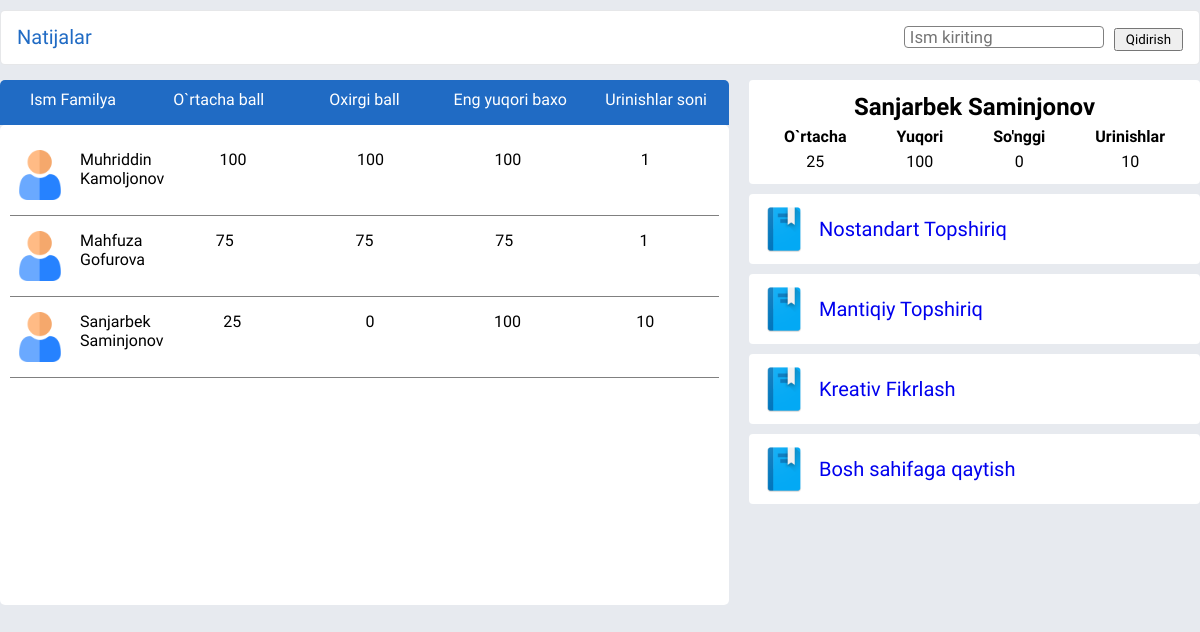
The page /results/3/ (signed in) on the database its author committed.
### dashboard/models.py (models this page shows, shortened)
class AllResult(models.Model):
    APP_CHOICES = (
        (1, 'NOSTANDART TOPSHIRIQ'),
        (2, 'MANTIQIY SAVOLLAR'),
        (3, 'KREATIV FIKRLASH'),
    )
    pupil = models.ForeignKey(User, on_delete=CASCADE, verbose_name="O'quvchi")
    type_task = models.IntegerField(
        choices=APP_CHOICES, default=0, verbose_name="Topshiriq turi")
    last_score = models.IntegerField(
        default=0, blank=True, null=True, verbose_name="Oxirgi natija")
    max_score = models.IntegerField(
        default=0, blank=True, null=True, verbose_name="Eng yuqori natija")
    avarage_score = models.IntegerField(
        default=0, blank=True, null=True, verbose_name="O'rtacha natija")
    attempt = models.IntegerField(
        default=0, blank=True, null=True, verbose_name="Urinishlar soni")
    class Meta:
        verbose_name = "Natija"
        verbose_name_plural = "Natijalar"

### results/views.py (the view)
# urls.py: path('<int:type_task>/', views.results_table, name='table'),
def results_table(request, type_task):
    title = {
        1: "Nostandart topshiriq",
        2: "Mantiqiy savollar",
        3: "Kreativ fikrlash",
    }
    taskResults = AllResult.objects.filter(
        type_task=type_task).order_by('-avarage_score')
    my_result, created = AllResult.objects.get_or_create(
        pupil=request.user, type_task=type_task)
    text = request.GET.get('searching_text')
    if text != None:
        taskResults = taskResults.filter(pupil__first_name__contains=text)
    context = {
        'task_results': taskResults,
        'my_result': my_result,
        'title': title[type_task]
    }
    return render(request, 'results/index.html', context)

### templates/results/index.html (shortened to what this page needs)
{% load static %}
<!DOCTYPE html>
<html lang="en">
<head>
    <link rel="stylesheet" href="{% static 'results/css/results_table/style.css' %}" />
</head>
<body>
    <div class="container">
        <div class="section">
            <div class="section__top">
                <div class="section__top-left">
                    <p class="box1">Natijalar</p>
                </div>
                <form class="section__top-right" method="get">
                    <input class="section__top-right--input" type="text" name="searching_text"
                        placeholder="Ism kiriting" />
                    <p class="box1">
                        <button type="submit" style="padding: 2px 10px;">Qidirish</button>
                    </p>
                </form>
            </div>
            <div class="section__content">
                <div>
                    <div class="card__top">
                        <div>Ism Familya</div>
                        <div>O`rtacha ball</div>
                        <div>Oxirgi ball</div>
                        <div class="max">Eng yuqori baxo</div>
                        <div>Urinishlar soni</div>
                    </div>
                    <div class="section__content-left">
                        {% for result in task_results %}
                        <div class="card">
                            <div class="user">
                                <img class="card__img" src="{% static 'results/images/results_images/user.png' %}"
                                    alt="" />
                                <div class="user__name">
                                    <p>{{result.pupil.first_name}}</p>
                                    <p>{{result.pupil.last_name}}</p>
                                </div>
                            </div>
                            <div>{{result.avarage_score}}</div>
                            <div>{{result.last_score}}</div>
                            <div class="max">{{result.max_score}}</div>
                            <div>{{result.attempt}}</div>
                        </div>
                        {% endfor %}
                    </div>
                </div>
                <div class="section__content-right">
                    <div class="right__card">
                        <div class="right_card-info">
                            <div class="boxs">
                                <table>
                                    <thead>
                                        <tr>
                                            <th colspan="4">
                                                <h2>{{user.first_name}} {{user.last_name}}</h2>
                                            </th>
                                        </tr>
                                        <tr>
                                            <th scope="col">O`rtacha</th>
                                            <th scope="col">Yuqori</th>
                                            <th scope="col">So'nggi</th>
                                            <th scope="col">Urinishlar</th>
                                        </tr>
                                    </thead>
                                    <tbody>
                                        <tr>
                                            <td>{{my_result.avarage_score}}</td>
                                            <td>{{my_result.max_score}}</td>
                                            <td>{{my_result.last_score}}</td>
                                            <td class="box">{{my_result.attempt}}</td>
                                        </tr>
                                    </tbody>
                                </table>
                            </div>
                        </div>
                    </div>
                    <a href="{% url 'table' 1 %}">
                        <div class="right__card">
                            <div>
                                <img class="image-end-1" src="{% static 'results/images/results_images/book.png' %}"
                                    alt="">
                            </div>
                            <div>
                                <div class="info">Nostandart Topshiriq</div>
                            </div>
                        </div>
                    </a>
                    <a href="{% url 'table' 2 %}">
                        <div class="right__card">
                            <div>
                                <img class="image-end-1" src="{% static 'results/images/results_images/book.png' %}"
                                    alt="">
                            </div>
                            <div>
                                <div class="info">Mantiqiy Topshiriq</div>
                            </div>
                        </div>
                    </a>
                    <a href="{% url 'table' 3 %}">
                        <div class="right__card">
                            <div>
                                <img class="image-end-1" src="{% static 'results/images/results_images/book.png' %}"
                                    alt="">
                            </div>
                            <div>
                                <div class="info">Kreativ Fikrlash</div>
                            </div>
                        </div>
                    </a>
                    <a href="{% url 'dashboard' %}">
                        <div class="right__card">
                            <div>
                                <img class="image-end-1" src="{% static 'results/images/results_images/book.png' %}"
                                    alt="">
                            </div>
                            <div>
                                <div class="info">Bosh sahifaga qaytish</div>
                            </div>
                        </div>
                    </a>
                </div>
            </div>
        </div>
    </div>
</body>
</html>

### static/results/css/results_table/style.css (style rules this page uses)
* { margin: 0; padding: 0; -webkit-box-sizing: border-box; box-sizing: border-box; font-family: "Padauk", sans-serif; }
body { background: #e7eaef; }
.container { max-width: 1200px; margin: 0 auto; }
.image-end-1 { display: block; width: 50px; height: 50px; }
.boxs { text-align: center; }
.right_card-info { display: -webkit-box; display: -ms-flexbox; display: flex; }
table { border-collapse: collapse; }
thead th, td { padding: 3px 25px; text-align: center; }
.box1 { color: #206bc4; font-size: 20px; }
a { text-decoration: none; font-size: 20px; }
.section__top { display: -webkit-box; display: -ms-flexbox; display: flex; -webkit-box-pack: justify; -ms-flex-pack: justify; justify-content: space-between; border-radius: 3px 3px 0 0; color: inherit; display: flex; -webkit-box-align: center; -ms-flex-align: center; align-items: center; border: 1px solid rgba(101, 109, 119, 0.16); padding: 0.75rem 1rem; margin-bottom: 0; font-size: 0.875rem; font-weight: 400; line-height: 1.4285714; border-radius: 5px; background-color: #fff; }
.section__top-left { font-size: 1rem; font-weight: 500; line-height: 1.5rem; }
.section__top-right { display: -webkit-box; display: -ms-flexbox; display: flex; -webkit-box-align: center; -ms-flex-align: center; align-items: center; gap: 10px; color: #656d77; font-size: 0.875rem; font-weight: 400; line-height: 1.4285714; }
.section__top-right--input { border-radius: 4px; border: none; outline: none; padding-left: 5px; width: 200px; border: solid 1px grey; font-size: larger; }
.section__content { display: -webkit-box; display: -ms-flexbox; display: flex; gap: 20px; margin-top: 15px; }
.section__content-left { height: 480px; padding: 10px 10px; border-radius: 5px; background-color: #fff; overflow: hidden; overflow-y: scroll; }
.section .card { display: -ms-grid; display: grid; -ms-grid-columns: (1fr)[5]; grid-template-columns: repeat(5, 1fr); grid-auto-rows: 50px; margin-top: 10px; padding: 5px 5px; border-bottom: grey 1px solid; text-align: center; padding-bottom: 15px; }
.section .card__top { display: -ms-grid; display: grid; -ms-grid-columns: (1fr)[5]; grid-template-columns: repeat(5, 1fr); -ms-grid-rows: 35px; grid-template-rows: 35px; text-align: center; background: #206bc4; color: #fff; border-top-left-radius: 5px; border-top-right-radius: 5px; padding-top: 10px; }
.section .card__img { width: 50px; border-radius: 5px; }
.section .card .user { display: -webkit-box; display: -ms-flexbox; display: flex; gap: 15px; }
.section .card .user__name { text-align: start; }
.section__content-right { display: -webkit-box; display: -ms-flexbox; display: flex; -webkit-box-orient: vertical; -webkit-box-direction: normal; -ms-flex-direction: column; flex-direction: column; width: 40%; height: 100vh; gap: 10px; border-radius: 5px; }
.section__content-right .right__card { width: 100%; padding: 10px 10px; display: -webkit-box; display: -ms-flexbox; display: flex; gap: 10px; background-color: #fff; -webkit-box-align: center; -ms-flex-align: center; align-items: center; border-radius: 4px; cursor: pointer; }

### templates/results/index.html (style rules this page uses)
body { padding-top: 10px; }

### rows shown on the page
AllResult: pupil.first_name "Muhriddin", pupil.last_name "Kamoljonov", avarage_score "100", last_score "100", max_score "100", attempt "1"
AllResult: pupil.first_name "Mahfuza", pupil.last_name "Gofurova", avarage_score "75", last_score "75", max_score "75", attempt "1"
AllResult: pupil.first_name "Sanjarbek", pupil.last_name "Saminjonov", avarage_score "25", last_score "0", max_score "100", attempt "10"

### other values the page prints
{{ user.first_name }} "Sanjarbek"
{{ user.last_name }} "Saminjonov"
